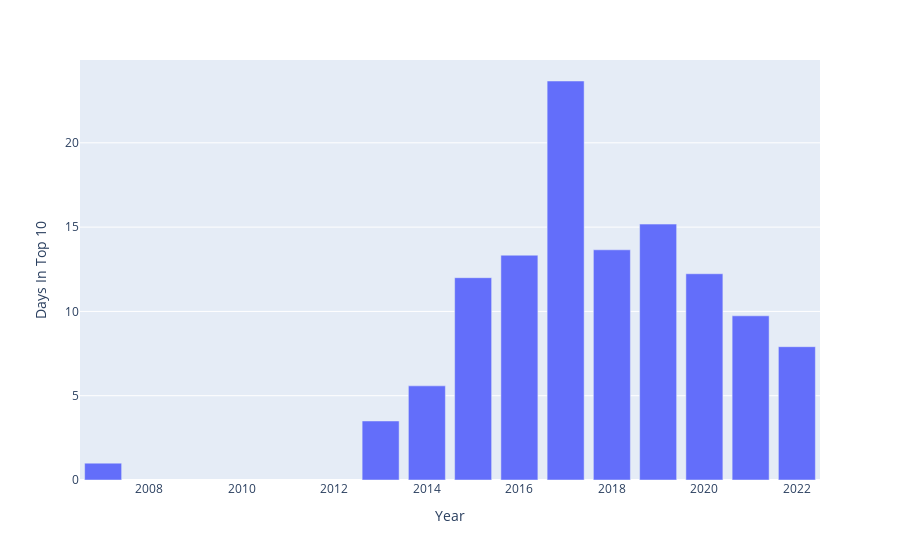
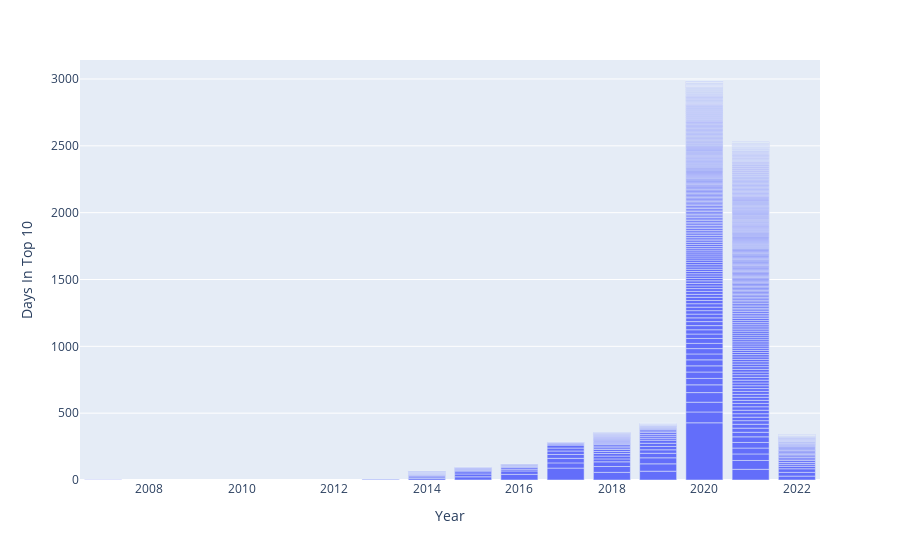

Source (notebook cell) for these figures, in order:
### Code cell
# How release Year affect Days in Top 10
# 
px.bar(data_frame=agg_df.groupby('Year').mean().reset_index(),x='Year',y='Days In Top 10')
px.bar(data_frame=agg_df,x='Year',y='Days In Top 10')

### Figure 1 — Plotly figure (JSON) as saved in the notebook; plotly's stock layout.template omitted (floating-point values rounded to 4 significant figures)
{"data": [{"alignmentgroup": "True", "hovertemplate": "Year=%{x}<br>Days In Top 10=%{y}<extra></extra>", "legendgroup": "", "marker": {"color": "#636efa", "pattern": {"shape": ""}}, "name": "", "offsetgroup": "", "orientation": "v", "showlegend": false, "textposition": "auto", "type": "bar", "x": [2007, 2013, 2014, 2015, 2016, 2017, 2018, 2019, 2020, 2021, 2022], "xaxis": "x", "y": [1, 3.5, 5.583, 12, 13.33, 23.67, 13.65, 15.18, 12.23, 9.738, 7.907], "yaxis": "y"}], "layout": {"barmode": "relative", "legend": {"tracegroupgap": 0}, "margin": {"t": 60}, "xaxis": {"anchor": "y", "domain": [0, 1], "title": {"text": "Year"}}, "yaxis": {"anchor": "x", "domain": [0, 1], "title": {"text": "Days In Top 10"}}}}

### Figure 2 — Plotly figure (JSON) as saved in the notebook; plotly's stock layout.template omitted (floating-point values rounded to 4 significant figures; data arrays with more than 128 entries replaced by an {"elided": "..."} marker saying what was removed)
{"data": [{"alignmentgroup": "True", "hovertemplate": "Year=%{x}<br>Days In Top 10=%{y}<extra></extra>", "legendgroup": "", "marker": {"color": "#636efa", "pattern": {"shape": ""}}, "name": "", "offsetgroup": "", "orientation": "v", "showlegend": false, "textposition": "auto", "type": "bar", "x": {"elided": "645 int values"}, "xaxis": "x", "y": {"elided": "645 int values"}, "yaxis": "y"}], "layout": {"barmode": "relative", "legend": {"tracegroupgap": 0}, "margin": {"t": 60}, "xaxis": {"anchor": "y", "domain": [0, 1], "title": {"text": "Year"}}, "yaxis": {"anchor": "x", "domain": [0, 1], "title": {"text": "Days In Top 10"}}}}
